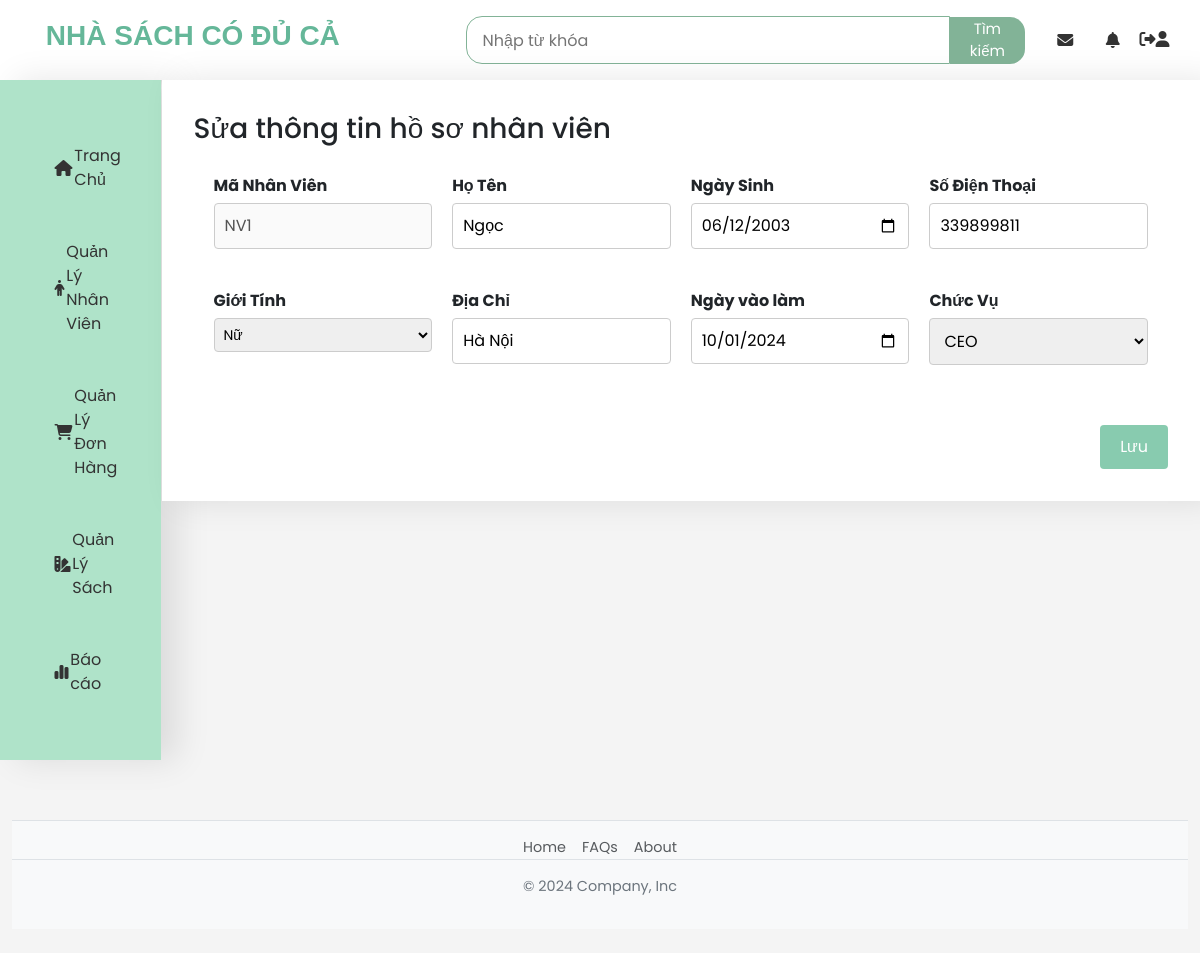
/NguoiQuanLy/SuaNV.php?index=NV1, run on the app's committed database.
### tables this page shows
CREATE TABLE `nhanvien` (
  `idnv` int(6) NOT NULL,
  `manv` varchar(25) NOT NULL,
  `tennv` varchar(25) NOT NULL,
  `sdt` int(10) NOT NULL,
  `ngaysinh` date NOT NULL,
  `ngayvaolam` date NOT NULL,
  `thoigianlam` int(10) NOT NULL,
  `luongcoban` float NOT NULL,
  `chucvunv` varchar(25) NOT NULL,
  `diachinv` varchar(25) NOT NULL,
  `gioitinh` varchar(3) NOT NULL
);

### NguoiQuanLy/SuaNV.php (the view, shortened to what this page needs)
<!doctype html>
<?php
include "../connectDB.php";
$index = $_GET['index'];
$sql="Select * From nhanvien where manv='$index'";
$data=mysqli_query($conn,$sql);
if ($data && mysqli_num_rows($data) > 0) {
	$row = mysqli_fetch_object($data);
	$tennvcu = $row->tennv;
	$chucvucu = $row->chucvunv;
	$ngaysinhcu= $row->ngaysinh;
	$diachicu= $row->diachinv;
	$sdtcu= $row->sdt;
	$gtcu= $row->gioitinh;
	$ngaylamcu= $row->ngayvaolam;
}
?>
<html>
<head>
	<link href="https://cdn.jsdelivr.net/npm/bootstrap@5.3.3/dist/css/bootstrap.min.css" rel="stylesheet">
    <link rel="stylesheet"href="https://stackpath.bootstrapcdn.com/font-awesome/4.7.0/css/font-awesome.min.css"/>
	<link rel="stylesheet" href="https://cdnjs.cloudflare.com/ajax/libs/font-awesome/5.15.3/css/all.min.css">
	<link rel="stylesheet" href="https://cdnjs.cloudflare.com/ajax/libs/font-awesome/6.2.1/css/all.min.css">
	<link rel="stylesheet" href ="admin.css" >
</head>
<body>
	<div class="td">
		<h3 class="chu">NHÀ SÁCH CÓ ĐỦ CẢ</h3>
			<div class="tieude1">
				<div class="search-container">
					<input type="text" class="search-input" placeholder="Nhập từ khóa">
					<button class="search-button">Tìm kiếm</button>
				</div>
				<i class="fa-solid fa-envelope"></i>
				<i class="fa-solid fa-bell"></i>
				<a href="../Logout.php"><i class="fa-solid fa-right-from-bracket" ></i></a>
				<a href="NhanVien/HoSoUser.php"><i class="fa-solid fa-user"></i></a>
			</div>
	</div>
	<div class="nd">
		<div class="menu">
				<ul>
				<li ><a href="TrangChuAdmin.php"><i class="fa-solid fa-house"></i>Trang Chủ</a></li>
				<li ><a href="DSNhanVien.php"><i class="fa-solid fa-person"></i>Quản Lý Nhân Viên</a>
				</li>
				<li><a href="DSDonHang.php"><i class="fa-solid fa-cart-shopping"></i>Quản Lý Đơn Hàng</a>
				</li>
				<li><a href="DSSach.php"><i class="fa-solid fa-swatchbook"></i>Quản Lý Sách</a>
				</li>
				<li ><a href=""><i class="fa-solid fa-chart-simple"></i>Báo cáo</a>
			</li>
		</div>
		<form method="post" action="">
		<div class="content">
			<h3>Sửa thông tin hồ sơ nhân viên</h3>
			<div class="form-container">
			<div class="form-group">
				<label for="">Mã Nhân Viên</label>
				<input type="text" name="txtManv" id="txtManv" value="<?php echo $index ?>" disabled>
			</div>
			<div class="form-group">
				<label for="ten">Họ Tên</label>
				<input type="text" name="txtTenmoi" value="<?php echo $tennvcu ?>" >
			</div>
			<div class="form-group">
				<label for="nsinh">Ngày Sinh</label>
				<input type="date" name="txtNgsinhmoi" value="<?php echo $ngaysinhcu ?>">
			</div>
			<div class="form-group">
				<label for="sdt">Số Điện Thoại</label>
				<input type="text" name="txtSDTmoi" value="<?php echo $sdtcu ?>">
			</div>
			<div class="form-group">
				<label for="gioitinh">Giới Tính</label>
				<select name="ddlGioitinh" id="gioitinh" style="font-size: 14px; padding: 5px; width:100%">
					<option value="Nữ"  <?php if($gtcu=='Nữ') echo 'selected' ?>>Nữ</option>
				</select>
			</div>
			<div class="form-group">
				<label for="sdt">Địa Chỉ</label>
				<input type="text" name="txtDiachi" value="<?php echo $diachicu ?>">
			</div>
			<div class="form-group">
				<label for="sdt">Ngày vào làm</label>
				<input type="date" name="dateNgaylam" value="<?php echo $ngaylamcu ?>">
			</div>
			<div class="form-group">
				<label for="sdt">Chức Vụ</label>
				<select name="txtchucvu"  ?>>
					<option><?php echo $chucvucu ?></option>
				</select>
			</div>
		</div>
		<div class="buttons-container">
			<button name="btnLuu" >Lưu</button>
			</div>
		</div>
		</form>
	</div>
	<div class="container1">
			<footer class="py-31 my-41">
				<ul class="nav justify-content-center1 border-bottom1 pb-31 mb-31">
				<li class="nav-item1"><a href="#" class="nav-link1 px-2 text-body-secondary">Home</a></li>
				<li class="nav-item1"><a href="#" class="nav-link1 px-2 text-body-secondary">FAQs</a></li>
				<li class="nav-item1"><a href="#" class="nav-link1 px-2 text-body-secondary">About</a></li>
				</ul>
				<p class="text-center1 text-body-secondary1">© 2024 Company, Inc</p>
			</footer>
	</div>
</body>
</html>

### NguoiQuanLy/admin.css (style rules this page uses)
body { width:100%; font-family: 'Poppins', sans-serif; margin: 0; padding: 0; background-color: #f4f4f4; }
.td { width:100%; height: 5em; display: flex; justify-content: space-between; align-items: center; padding-left: 2%; padding-right:7%; background-color: #fff; box-shadow: 0 2px 5px rgba(0, 0, 0, 0.1); }
.chu { margin-left: 2%; color:rgb(101, 183, 153); font-weight: bold; font-family:'Bebas Neue', sans-serif; }
.tieude1 { display: flex; align-items: center; margin-left: 1%; }
.fa-envelope { padding-left: 3%; padding-right: 3%; }
.fa-bell { padding-right: 3%; }
.fa-right-from-bracket { padding-right: 3%; }
.fa-user { padding-right: 1%; }
.search-container { display: flex; justify-content: center; align-items: center; margin: 0 0; }
.search-input { width: 32em; height: 3em; padding: 1em 1em; border: 1px solid #82b397; border-radius: 1em 0 0 1em; font-size: 16px; }
.search-button { background-color:#82b397; color: #fff; border: none; border-radius: 0 1em 1em 0; font-size: 15px; cursor: pointer; }
.td i { margin-left: 2%; cursor: pointer; color: #333; }
.nd { display: flex; flex-direction: row; align-items: flex-start; width:100%; }
.menu { flex: 1; width: 20%; max-height:100%; background-color:#afe3c9; box-shadow: 1em 0 2em rgba(0, 0, 0, 0.1); padding: 2em; margin-bottom: 1%; }
.content { margin-bottom: 1%; margin-left: 1px; flex:5; padding:2em; background-color: #fff; box-shadow: 1em 0 2em rgba(0, 0, 0, 0.1); }
.fa-house { padding-left: 10%; padding-right: 3%; }
.fa-person { padding-left: 10%; padding-right: 3%; }
.fa-chart-simple { padding-left: 10%; padding-right: 3%; }
.fa-swatchbook { padding-left: 10%; padding-right: 3%; }
.fa-cart-shopping { padding-left: 10%; padding-right: 3%; }
.menu ul { list-style: none; padding: 0; }
.menu li { margin: 1em 0; list-style-type: none; }
.menu a { text-decoration: none; color: #333; display: flex; align-items: center; padding: 1em; border-radius: 1em; transition: background-color 0.3s; }
.container1 { text-align: center; max-width: 100%; margin: 0 auto; margin-top: 4%; margin-bottom:1px; padding: 0 1%; }
.container1 li { list-style-type: none; }
footer { background-color: #f8f9fa; border-top: 1px solid #dee2e6; padding-top: 3rem; padding-bottom: 3rem; font-size: 0.9rem; color: #6c757d; }
.nav-link1 { padding: 0.5rem 1rem; color: #6c757d; text-decoration: none; transition: color 0.2s ease-in-out; }
.text-body-secondary1 { color: #6c757d !important; }
.border-bottom1 { border-bottom: 1px solid #dee2e6 !important; }
.mb-31 { margin-bottom: 1rem !important; }
.py-31 { padding-top: 1rem !important; padding-bottom: 1rem !important; }
.my-41 { margin-top: 1.5rem !important; margin-bottom: 1.5rem !important; }
.justify-content-center1 { justify-content: center !important; }
.form-group { margin-bottom: 20px; }
.form-group label { display: block; margin-bottom: 5px; font-weight: bold; }
.form-group input, .form-group button { width: 100%; padding: 10px; font-size: 16px; border: 1px solid #ccc; border-radius: 5px; }
.form-container { display: grid; grid-template-columns: repeat(4, 1fr); grid-gap: 20px; padding: 20px; }
.form-group { display: flex; flex-direction: column; }
.form-group label { font-weight: bold; margin-bottom: 5px; }
.form-group input, .form-group select { padding: 10px; border: 1px solid #ccc; border-radius: 4px; }
.buttons-container { display: flex; justify-content: flex-end; margin-top: 20px; }
.buttons-container button { background-color: #88cbaf; color: white; padding: 10px 20px; border: none; border-radius: 4px; cursor: pointer; margin-left: 10px; }

### data on the page
nhanvien: txtTenmoi "Ngọc", txtNgsinhmoi "06/12/2003", txtSDTmoi "339899811", ddlGioitinh "Nữ", txtDiachi "Hà Nội", dateNgaylam "10/01/2024", txtchucvu "CEO"
